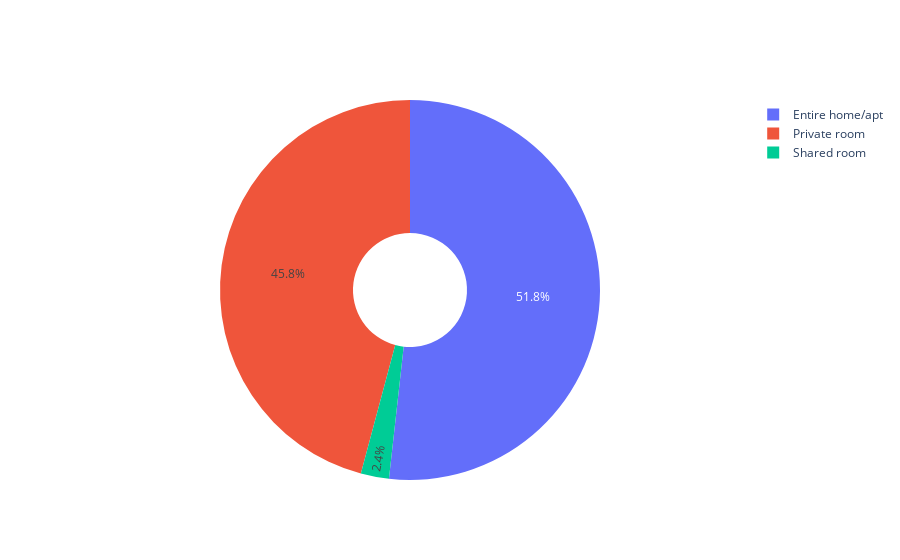

Source (notebook cell):
### Code cell
#pie chart of room type
roomchart = airbnb.groupby('room_type').size()
labels = roomchart.index
values = roomchart.values

#use hole to create a donut-like pie chart
piechart = go.Figure(data=[go.Pie(labels=roomchart.index, values=roomchart.values, hole=.3)])
piechart.show()

### Figure 1 — Plotly figure (JSON) as saved in the notebook; plotly's stock layout.template omitted (floating-point values rounded to 4 significant figures)
{"data": [{"hole": 0.3, "labels": ["Entire home/apt", "Private room", "Shared room"], "type": "pie", "values": [25296, 22397, 1171]}], "layout": {}}
